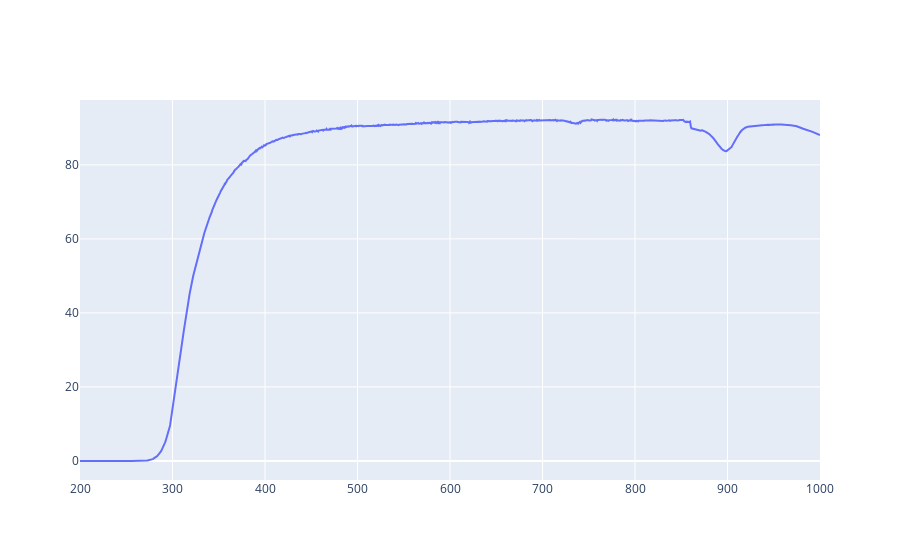

This figure's notebook cell:
### Markdown cell above
![image.png](attachment:image.png)

### Code cell
file01 = pd.read_csv('data/UV_01.csv')
PercentTransmittance = file01['PercentTransmittance']
Wavenumber = file01['Wavenumber']

fig = go.Figure(data=go.Scatter(
    y = PercentTransmittance,
    x = Wavenumber,
    mode = 'lines'))

fig.show()

### Figure 1 — Plotly figure (JSON) as saved in the notebook; plotly's stock layout.template omitted (floating-point values rounded to 4 significant figures; data arrays with more than 128 entries replaced by an {"elided": "..."} marker saying what was removed)
{"data": [{"mode": "lines", "type": "scatter", "x": {"elided": "1601 float values"}, "y": {"elided": "1601 float values"}}], "layout": {}}
